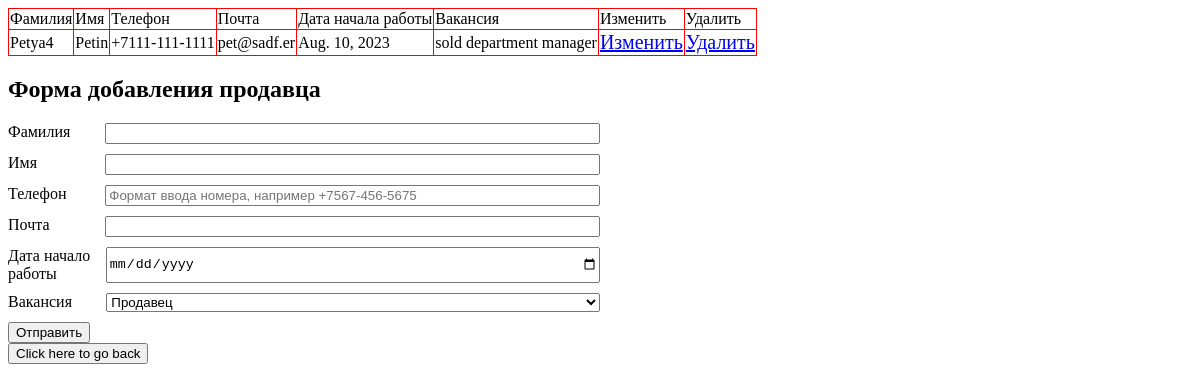
The app's page /seller-info/ with its own data.
### store/models.py (models this page shows)
class Seller(models.Model):
    firstname = models.CharField(max_length=50)
    lastname = models.CharField(max_length=50)
    phone = models.CharField(max_length=15)
    email = models.EmailField()
    start_date = models.DateField()
    vacancy = models.CharField(
        max_length=23,
        choices={
            "seller": "seller",
            "chef seller": "chef seller",
            "sold department manager": "sold department manager"}
    )

### store/views.py (the view, shortened to what this page needs)
# urls.py: re_path(r'^seller-info/?$', views.seller_info, name="seller-info"),
def seller_info(request):
    seller = request.POST
    sellers = Seller.objects.all()
    return render(request,
                  "store/templates/seller-info.html",
                  context={"seller_info": sellers})

### store/templates/store/templates/seller-info.html (shortened to what this page needs)
{% extends 'store/templates/base.html'%}
{% block main %}
    <table class="main_table">
        <thead>
            <tr>
                <td>Фамилия</td>
                <td>Имя</td>
                <td>Телефон</td>
                <td>Почта</td>
                <td>Дата начала работы</td>
                <td>Вакансия</td>
                <td>Изменить</td>
                <td>Удалить</td>
            </tr>
        </thead>
        <tbody>
            {% for i in seller_info %}
            <tr>
                <td>{{ i.firstname }}</td>
                <td>{{ i.lastname }}</td>
                <td>{{ i.phone }}</td>
                <td>{{ i.email }}</td>
                <td>{{ i.start_date }}</td>
                <td>{{ i.vacancy }}</td>
                <td><a href="/edit_seller/{{ i.id }}">Изменить</a></td>
                <td><a href="/del_seller/{{ i.id }}">Удалить</a></td>
            </tr>
            {% endfor %}
        </tbody>
    </table>
    <h2>Форма добавления продавца</h2>
    <form action="" method="post">
        <div class="form-group">
            <label for="firstname">Фамилия</label>
            <input type="text" name="firstname" id="firstname" required>
        </div>
        <div class="form-group">
            <label for="lastname">Имя</label>
            <input type="text" name="lastname" id="lastname" required>
        </div>
        <div class="form-group">
            <label for="phone">Телефон</label>
            <input type="tel" name="phone" id="phone" pattern="[+][7][0-9]{3}-[0-9]{3}-[0-9]{4}" placeholder="Формат ввода номера, например +7567-456-5675" required>
        </div>
        <div class="form-group">
            <label for="email">Почта</label>
            <input type="email" name="email" id="email" required>
        </div>
        <div class="form-group">
            <label for="start_date">Дата начало работы</label>
            <input type="date" name="start_date" id="email" required>
        </div>
        <div class="form-group">
            <label for="vacancy">Вакансия</label>
            <select name="vacancy" id="vacancy">
                <option value="seller">Продавец</option>
            </select>
        </div>
        <input type="submit" value="Отправить">
    </form>
{% endblock %}

### store/static/css/store_style.css (style rules this page uses)
table { border-collapse: collapse; border: 1px solid gray; }
th, td { border: 1px solid red; }
form { width: 50%; }
.form-group { margin-bottom: 10px; display: flex; }
label { flex: 1; }
input, select { flex: 5; }
a { font-size: 20px; }

### records on screen
Seller: firstname "Petya4", lastname "Petin", phone "+7111-111-1111", email "pet@sadf.er", start_date "Aug. 10, 2023", vacancy "sold department manager"
